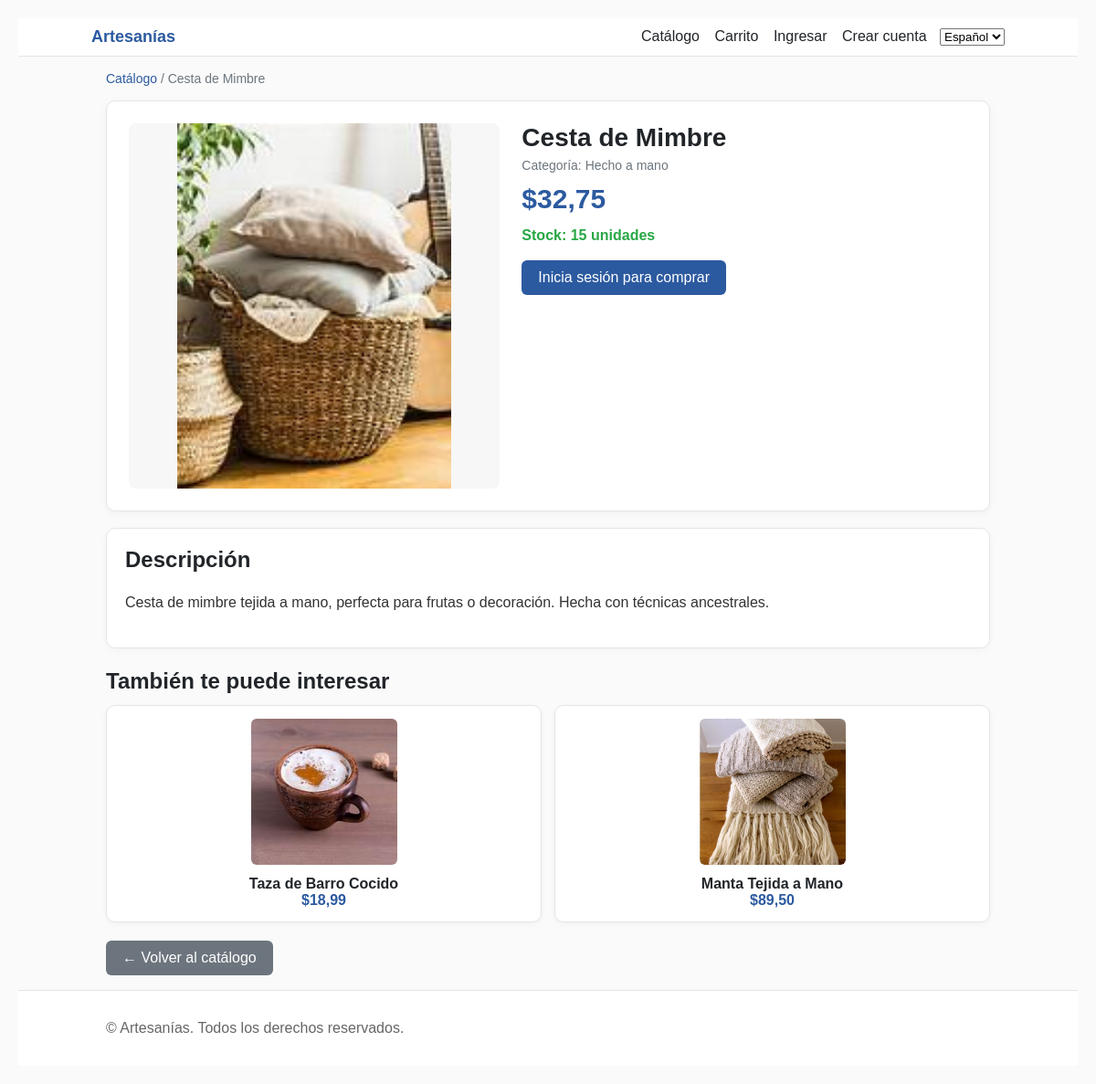
The app's page /es/producto/4/?next=/es/ with its own data.
### store/models.py (models this page shows, shortened)
class Producto(models.Model):
    nombre = models.CharField(max_length=100)
    descripcion = models.TextField()
    precio = models.DecimalField(max_digits=10, decimal_places=2)
    imagen = models.ImageField(upload_to='productos/', blank=True, null=True)
    stock = models.PositiveIntegerField(default=0)
    fecha_creacion = models.DateTimeField(auto_now_add=True)
    categoria = models.ForeignKey('Categoria', null=True, blank=True, on_delete=models.SET_NULL)

class Categoria(models.Model):
    nombre = models.CharField(max_length=100, unique=True)
    descripcion = models.TextField(blank=True)
    fecha_creacion = models.DateTimeField(auto_now_add=True)

### store/views.py (the view)
# urls.py: path('producto/<int:pk>/', views.product_detail, name='product_detail'),
def product_detail(request, pk):
    producto = get_object_or_404(Producto, pk=pk)
    relacionados = Producto.objects.none()
    if producto.categoria_id:
        relacionados = (Producto.objects
                         .filter(categoria_id=producto.categoria_id)
                         .exclude(pk=producto.pk)
                         .order_by('-fecha_creacion')[:4])
    contexto = {
        'producto': producto,
        'relacionados': relacionados,
    }
    return render(request, 'store/product_detail.html', contexto)

### templates/store/product_detail.html (shortened to what this page needs)
{% extends 'base.html' %}
{% load i18n %}
{% block content %}
  <div class="breadcrumbs">
    {% if request.GET.next %}
      <a href="{{ request.GET.next }}">{% trans 'Catálogo' %}</a> / <span>{{ producto.nombre }}</span>
    {% else %}
      <a href="{% url 'product_list' %}">{% trans 'Catálogo' %}</a> / <span>{{ producto.nombre }}</span>
    {% endif %}
  </div>
  <div class="product-card">
    <div class="image-wrap">
      {% if producto.imagen %}
        <img src="{{ producto.imagen.url }}" alt="{{ producto.nombre }}" loading="lazy" width="600" height="400">
      {% else %}
        <div class="no-image">📷 Sin imagen</div>
      {% endif %}
    </div>
    <div>
      <h1 class="title">{{ producto.nombre }}</h1>
      {% if producto.categoria %}
        <div class="category">{% trans 'Categoría' %}: {{ producto.categoria.nombre }}</div>
      {% endif %}
      <div class="price">${{ producto.precio }}</div>
      {% if producto.stock > 0 %}
        <div class="stock-ok">{% trans 'Stock' %}: {{ producto.stock }} {% trans 'unidades' %}</div>
      {% else %}
        <div class="stock-bad">{% trans 'Sin stock' %}</div>
      {% endif %}
      <div class="card-footer">
        {% if user.is_authenticated %}
          {% if producto.stock > 0 %}
            <form method="post" action="{% url 'add_to_cart' producto.pk %}">
              {% csrf_token %}
              <div class="controls">
                <input class="qty" type="number" name="cantidad" value="1" min="1" max="{{ producto.stock }}">
                <button type="submit" class="btn btn-primary">🛒 {% trans 'Añadir al carrito' %}</button>
                <a class="btn btn-secondary" href="{% url 'view_cart' %}{% if request.GET.next %}?next={{ request.GET.next|urlencode }}{% else %}?next={{ request.get_full_path|urlencode }}{% endif %}">{% trans 'Ver carrito' %}</a>
              </div>
            </form>
          {% else %}
            <div class="stock-bad">{% trans 'Este producto no está disponible actualmente.' %}</div>
          {% endif %}
        {% else %}
          <div style="margin-top:10px;">
            <a href="{% url 'login' %}" class="btn btn-primary">{% trans 'Inicia sesión para comprar' %}</a>
          </div>
        {% endif %}
      </div>
    </div>
  </div>
  <div style="background:#fff; border:1px solid #e5e5e5; border-radius: 10px; padding: 20px; margin-top: 18px; box-shadow: 0 2px 8px rgba(0,0,0,0.03);">
    <h2 style="margin-top:0; color:#212529;">{% trans 'Descripción' %}</h2>
    <p class="desc">{{ producto.descripcion }}</p>
  </div>
  {% if relacionados %}
  <div style="margin-top: 22px;">
    <h2 style="margin: 0 0 12px 0; color:#212529;">{% trans 'También te puede interesar' %}</h2>
    <div style="display:grid; grid-template-columns: repeat(auto-fit, minmax(220px, 1fr)); gap: 14px;">
      {% for r in relacionados %}
      <a href="{% url 'product_detail' r.pk %}{% if request.GET.next %}?next={{ request.GET.next|urlencode }}{% endif %}" style="text-decoration:none; color:inherit;">
        <div style="background:#fff; border:1px solid #e5e5e5; border-radius:10px; padding:14px; text-align:center; box-shadow: 0 2px 6px rgba(0,0,0,0.04);">
          {% if r.imagen %}
            <img src="{{ r.imagen.url }}" alt="{{ r.nombre }}" loading="lazy" width="160" height="160" style="max-width: 160px; max-height: 160px; object-fit: cover; border-radius:6px;">
          {% else %}
            <div style="width:160px; height:160px; background:#f0f0f0; display:flex; align-items:center; justify-content:center; color:#888; border-radius:6px; margin: 0 auto;">📷</div>
          {% endif %}
          <div style="font-weight:bold; margin-top:8px;">{{ r.nombre }}</div>
          <div style="color:#2c5aa0; font-weight:bold;">${{ r.precio }}</div>
        </div>
      </a>
      {% endfor %}
    </div>
  </div>
  {% endif %}
  <div style="margin-top: 20px;">
    {% if request.GET.next %}
      <a href="{{ request.GET.next }}" class="btn btn-secondary">← {% trans 'Volver al catálogo' %}</a>
    {% else %}
      <a href="{% url 'product_list' %}" class="btn btn-secondary">← {% trans 'Volver al catálogo' %}</a>
    {% endif %}
  </div>
</div>
{% endblock %}

### templates/base.html (style rules this page uses)
:root { --primary:#2c5aa0; --primary-dark:#1e3d6f; --success:#28a745; --danger:#dc3545; --muted:#6c757d; }
* { box-sizing: border-box; }
html, body { margin:0; padding:0; font-family: Arial, sans-serif; background:#fafafa; color:#212529; }
a { color: var(--primary); }
.btn { padding:10px 16px; border:none; border-radius:6px; cursor:pointer; display:inline-block; text-decoration:none; }
.btn-primary { background: var(--primary); color:#fff; }
.btn-secondary { background: var(--muted); color:#fff; }

### templates/store/product_detail.html (style rules this page uses)
body { font-family: Arial, sans-serif; margin: 20px; background-color: #fafafa; }
.breadcrumbs { margin-bottom: 16px; font-size: 14px; color: #6c757d; }
.breadcrumbs a { color: #2c5aa0; text-decoration: none; }
.product-card { background: #fff; border: 1px solid #e5e5e5; border-radius: 10px; padding: 24px; display: grid; grid-template-columns: 1fr 1.2fr; gap: 24px; box-shadow: 0 2px 8px rgba(0,0,0,0.04); }
.image-wrap { display: flex; align-items: center; justify-content: center; background: #f7f7f7; border-radius: 8px; min-height: 360px; }
.image-wrap img { max-width: 100%; max-height: 400px; object-fit: contain; border-radius: 6px; }
.title { margin: 0 0 6px 0; font-size: 28px; color: #212529; }
.category { margin: 0 0 12px 0; color: #6c757d; font-size: 14px; }
.price { font-size: 30px; color: #2c5aa0; font-weight: bold; margin: 10px 0 14px 0; }
.stock-ok { color: #28a745; font-weight: bold; }
.desc { color: #333; line-height: 1.6; white-space: pre-wrap; }
.btn { padding: 10px 18px; border: none; border-radius: 6px; cursor: pointer; }
.btn-primary { background-color: #2c5aa0; color: #fff; }
.btn-secondary { background-color: #6c757d; color: #fff; text-decoration: none; display: inline-block; }
.card-footer { margin-top: 18px; }

### records on screen
Producto: nombre "Cesta de Mimbre", imagen (picture), categoria.nombre "Hecho a mano", precio "32,75", stock "15", descripcion "Cesta de mimbre tejida a mano, perfecta para frutas o decoración. Hecha con técnicas ancestrales."
Producto: imagen (picture), nombre "Taza de Barro Cocido", precio "18,99"
Producto: imagen (picture), nombre "Manta Tejida a Mano", precio "89,50"

### other values on screen
form field language "Español"
